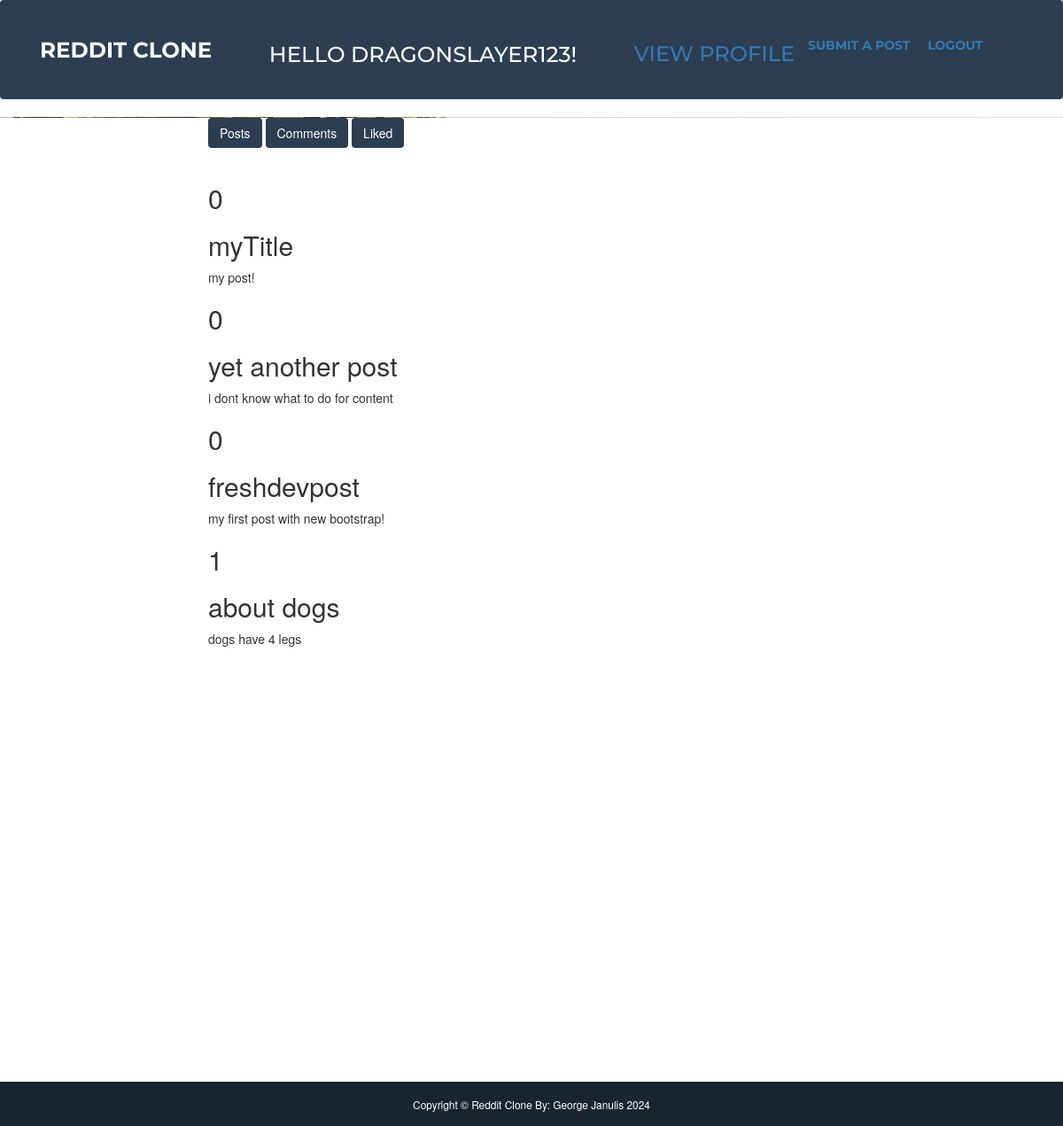
/users/dragonslayer123 (signed in), run on the app's committed database.
### reddit/models.py (models this page shows)
class UserDB(UserMixin, db.Model):
    __tablename__ = 'users'
    id = db.Column(db.Integer, primary_key=True, nullable=False)
    email = db.Column(db.String(48), unique=True, nullable=False)
    username = db.Column(db.String(24), unique=True, nullable=False)
    password = db.Column(db.String(128), nullable=False)

class PostDB(db.Model):
    __tablename__ = 'posts'
    id = db.Column(db.Integer, primary_key=True, nullable=False)
    title = db.Column(db.String(50), nullable=False)
    content = db.Column(db.String(1000), nullable=False)
    author = db.Column(db.String(24), db.ForeignKey('users.username'), nullable=False)
    num_likes = db.Column(db.Integer, nullable=False)
    time = db.Column(db.DateTime, nullable=False)

### reddit/views.py (the view, shortened to what this page needs)
@app.route('/users/<username>', methods=['GET', 'POST'])
def profile(username):
    if request.method == 'GET':
        user = UserDB.query.filter_by(username=username).first()
        if user is None:
            return render_template('error.html', error='User does not exist!')
        posts = PostDB.query.filter_by(author=username).all()
        return render_template('profile.html', posts=posts)

### reddit/views.py (called while the page is built)
@lm.user_loader
def load_user(id):
    return UserDB.query.get(int(id))

### reddit/templates/profile.html (shortened to what this page needs)
{% extends "base.html" %}
{% block content %}
{% if current_user.is_authenticated %}
    <form method="post">
        <button class="btn btn-secondary" name="selection" type="submit" value="posts">Posts</button>
        <button class="btn btn-secondary" name="selection" type="submit" value="comments">Comments</button>
        <button class="btn btn-secondary" name="selection" type="submit" value="likes">Liked</button>
    </form>
    <br>
    {% if posts %}
        {% for post in posts %}
            <h2>{{ post.num_likes }}</h2>
            <h2><a>{{ post.title }}</a></h2>
            <p>{{ post.content }}</p>
        {% endfor %}
    {% endif %}
{% endif %}
<br><br><br><br>
<br><br><br><br>
<br><br><br><br>
<br><br><br><br>
<br><br><br><br>
<br><br><br><br>
{% endblock %}

### reddit/templates/base.html (shortened to what this page needs)
<!DOCTYPE html>
<html lang="en">
    <head>
        <link href="../static/css/styles.css" rel="stylesheet" />
        <link href="../static/vendor/bootstrap/css/bootstrap.min.css" rel="stylesheet">
    </head>
    <body id="page-top">
        <nav class="navbar navbar-expand-lg bg-secondary text-uppercase fixed-top" id="mainNav">
            <div class="container">
                <a class="navbar-brand" href="#page-top">Reddit Clone</a>
                {% if current_user.is_authenticated %}
                    <p>&nbsp &nbsp &nbsp</p>
                    <p>&nbsp &nbsp &nbsp</p>
                    <h2 class="navbar-brand">Hello {{ current_user.username }}!</h2>
                    <p>&nbsp &nbsp &nbsp</p>
                                        <p>&nbsp &nbsp &nbsp</p>
                    <h3>
                        <a href="{{ url_for('profile', username=current_user.username) }}" targert="_self">View Profile</a>
                    </h3>
                {% endif %}
                <div class="collapse navbar-collapse" id="navbarResponsive">
                    <ul class="navbar-nav ms-auto">
                        {% if current_user.is_authenticated %}
                            <li>
                            <a href="{{ url_for('write') }}" target="_self">Submit a Post </a>
                            </li>
                            <p>&nbsp &nbsp &nbsp</p>
                            <li>
                            <a href="{{ url_for('logout') }}" target="_self">Logout </a>
                            </li>
                        {% else %}
                            <li>
                            <a href="{{ url_for('register') }}" target="_self">Login or Signup </a>
                            </li>
                        {% endif %}
                    </ul>
                </div>
            </div>
        </nav>
        <header class="intro-header" style="background-image: url('../static/img/home-bg.jpg')">
            <div class="container">
                <div class="row">
                    <div class="col-lg-8 col-lg-offset-2 col-md-10 col-md-offset-1">
                    </div>
                </div>
            </div>
        </header>
        <div class="container">
            <div class="row">
                <div class="col-lg-8 col-lg-offset-2 col-md-10 col-md-offset-1">
                    <div class="post-preview">
                        {% block content %}{% endblock %}
                    </div>
                </div>
            </div>
        </div>
        <footer>
            <div class="copyright py-4 text-center text-white">
                <div class="container"><small>Copyright &copy; Reddit Clone By: George Janulis 2024</small></div>
            </div>
        </footer>
    </body>
</html>

### data on the page
UserDB: username "DRAGONSLAYER123"
PostDB: num_likes "0", title "myTitle", content "my post!"
PostDB: num_likes "0", title "yet another post", content "i dont know what to do for content"
PostDB: num_likes "0", title "freshdevpost", content "my first post with new bootstrap!"
PostDB: num_likes "1", title "about dogs", content "dogs have 4 legs"
